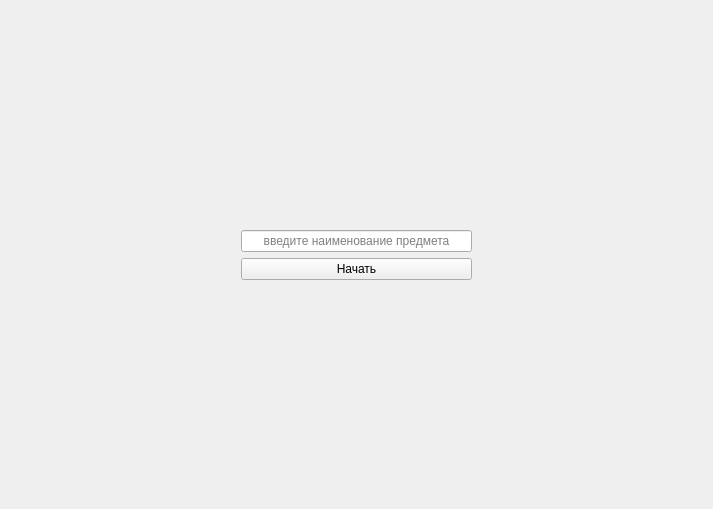
<?xml version="1.0" encoding="UTF-8"?>
<ui version="4.0">
 <class>Form</class>
 <widget class="QWidget" name="Form">
  <property name="geometry">
   <rect>
    <x>0</x>
    <y>0</y>
    <width>713</width>
    <height>509</height>
   </rect>
  </property>
  <property name="windowTitle">
   <string>SubjectAkinator</string>
  </property>
  <layout class="QHBoxLayout" name="horizontalLayout">
   <item>
    <spacer name="horizontalSpacer">
     <property name="orientation">
      <enum>Qt::Horizontal</enum>
     </property>
     <property name="sizeHint" stdset="0">
      <size>
       <width>223</width>
       <height>20</height>
      </size>
     </property>
    </spacer>
   </item>
   <item>
    <layout class="QVBoxLayout" name="verticalLayout_2">
     <item>
      <spacer name="verticalSpacer">
       <property name="orientation">
        <enum>Qt::Vertical</enum>
       </property>
       <property name="sizeHint" stdset="0">
        <size>
         <width>20</width>
         <height>40</height>
        </size>
       </property>
      </spacer>
     </item>
     <item>
      <layout class="QVBoxLayout" name="verticalLayout">
       <item>
        <widget class="QLineEdit" name="lineEdit">
         <property name="layoutDirection">
          <enum>Qt::LeftToRight</enum>
         </property>
         <property name="alignment">
          <set>Qt::AlignCenter</set>
         </property>
         <property name="placeholderText">
          <string>введите наименование предмета</string>
         </property>
        </widget>
       </item>
       <item>
        <widget class="QPushButton" name="pushButton">
         <property name="text">
          <string>Начать</string>
         </property>
        </widget>
       </item>
      </layout>
     </item>
     <item>
      <spacer name="verticalSpacer_2">
       <property name="orientation">
        <enum>Qt::Vertical</enum>
       </property>
       <property name="sizeHint" stdset="0">
        <size>
         <width>20</width>
         <height>40</height>
        </size>
       </property>
      </spacer>
     </item>
    </layout>
   </item>
   <item>
    <spacer name="horizontalSpacer_2">
     <property name="orientation">
      <enum>Qt::Horizontal</enum>
     </property>
     <property name="sizeHint" stdset="0">
      <size>
       <width>223</width>
       <height>20</height>
      </size>
     </property>
    </spacer>
   </item>
  </layout>
 </widget>
 <resources/>
 <connections/>
</ui>
